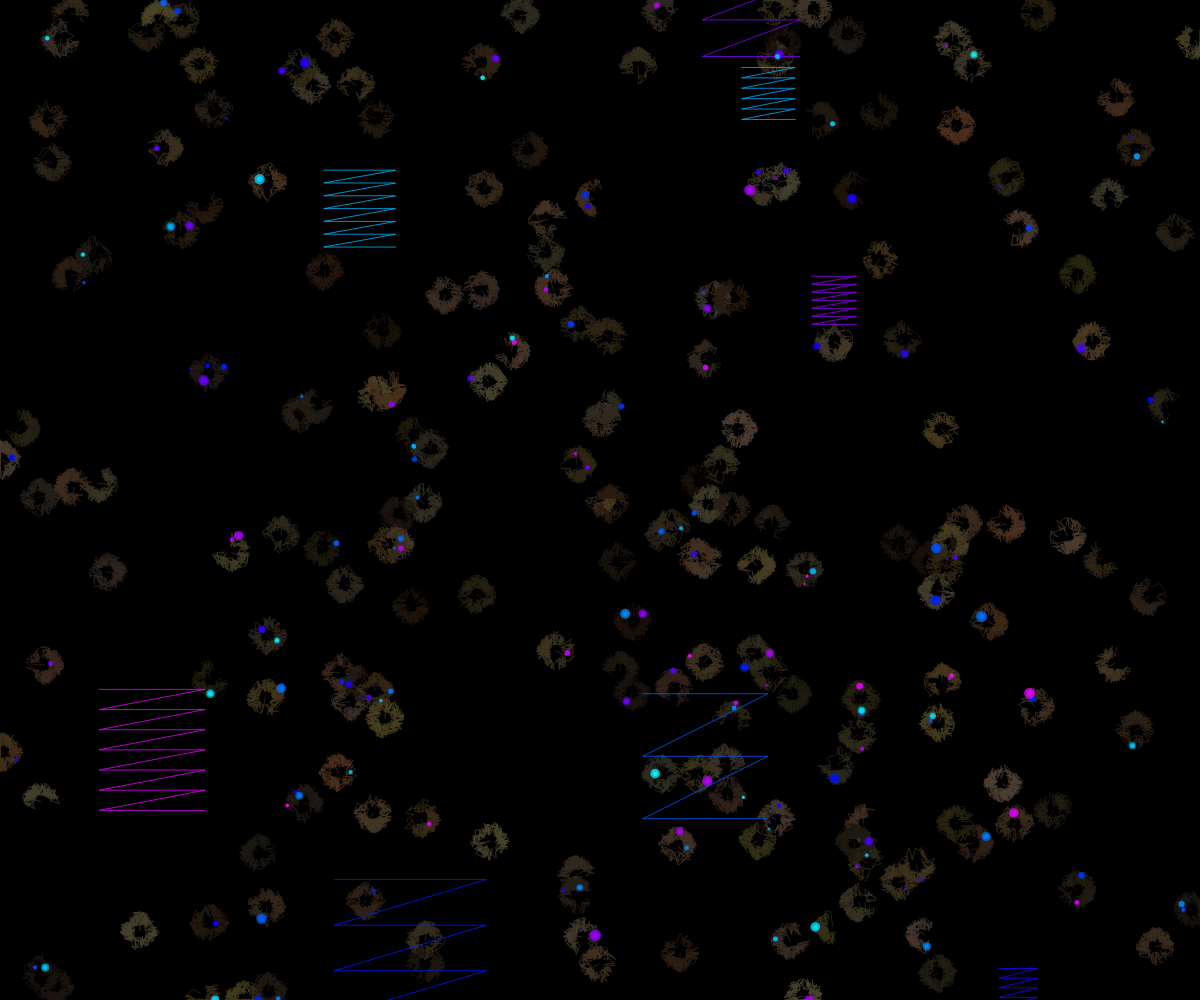
Frame 1 (no input)
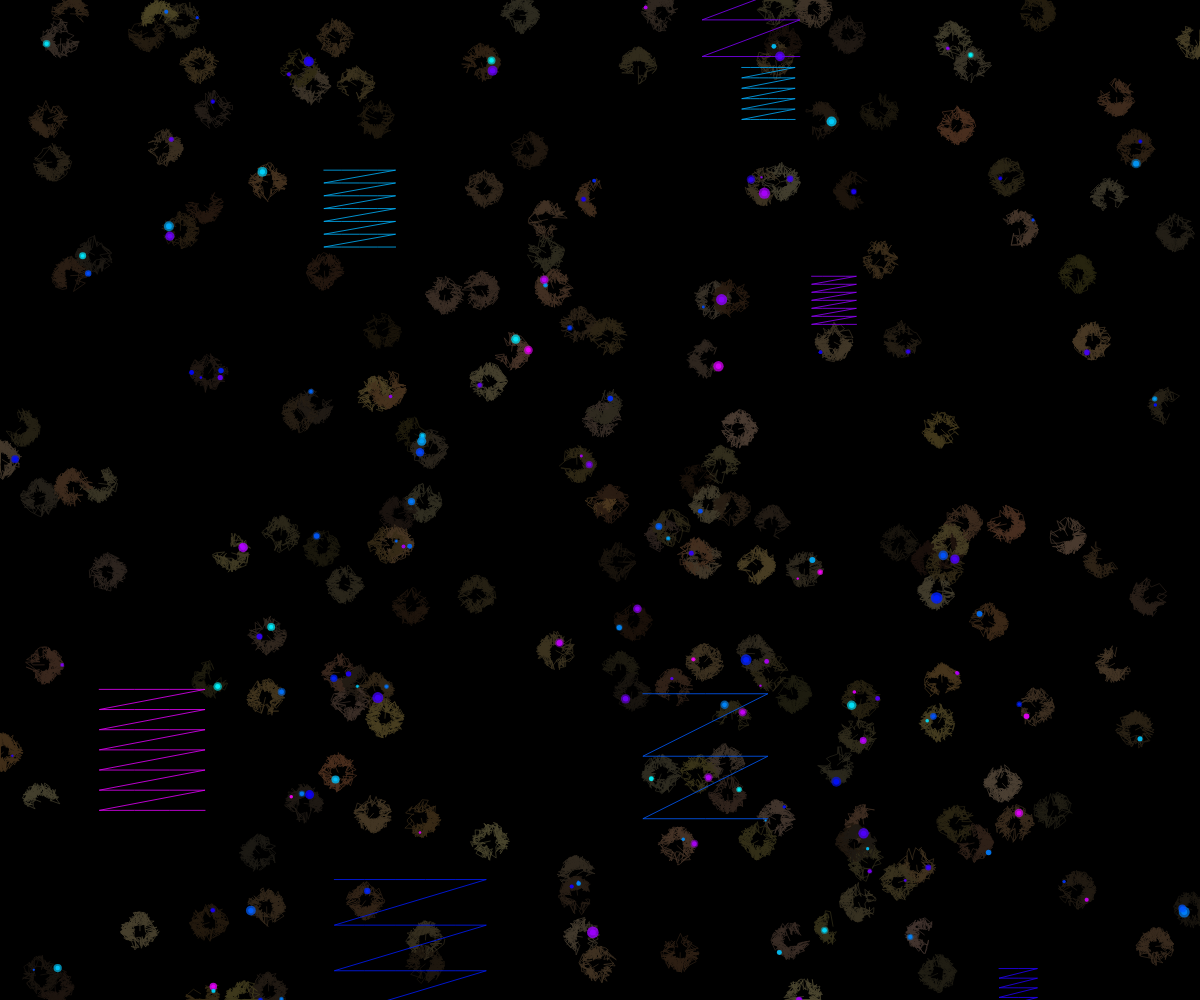
Frame 60 (no input)
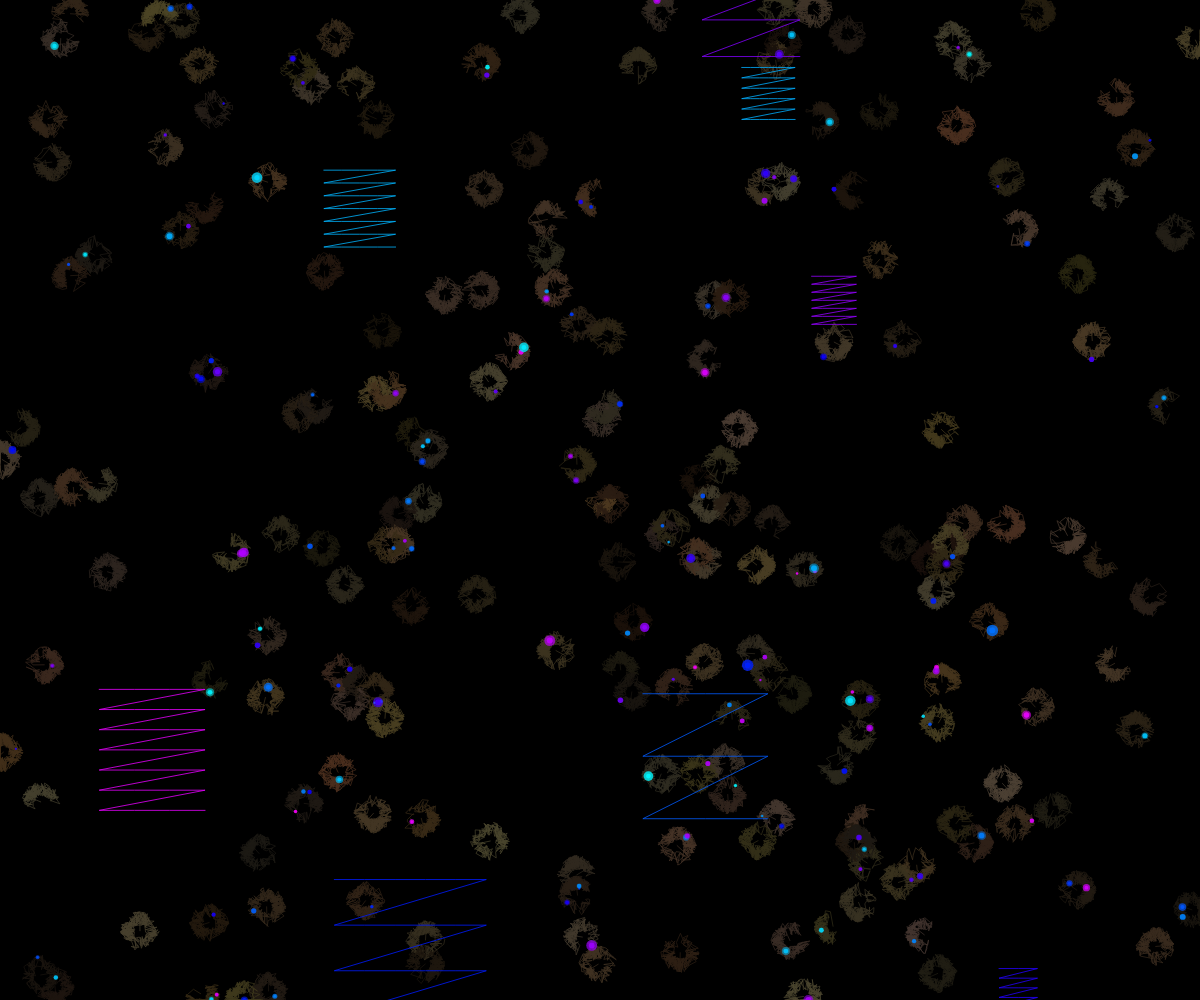
Frame 120 (the mouse pressed at the canvas centre since frame 60)

The p5.js sketch that drew these frames (run headless with seeded random() and noise() and a simulated clock; from frame 60 on, the mouse is pressed at the canvas centre):

// p5.js sketch
// ── sketch.js
let cables = [];
let grids = [];
let particles = [];
const cableCount = 200;
const gridCount = 8;
const particleCount = 150;

function setup() {
  createCanvas(windowWidth, windowHeight);
  colorMode(HSB, 360, 100, 100, 1);

  // Create cables
  for (let i = 0; i < cableCount; i++) {
    cables.push({
      points: [],
      length: random(200, 400),
      hue: random(20, 50), // Dark colors
      sat: random(30, 60),
      bri: random(10, 30)
    });
  }

  // Initialize cable paths
  for (let cable of cables) {
    let x = random(width);
    let y = random(height);
    let z = random(-100, 100);

    cable.points.push(createVector(x, y, z));

    let angle = random(TWO_PI);
    let prevPoint = cable.points[0];
    for (let i = 1; i < cable.length; i++) {
      let dx = cos(angle) * random(5, 20);
      let dy = sin(angle) * random(5, 20);
      let dz = random(-10, 10);

      let newPoint = createVector(
        prevPoint.x + dx,
        prevPoint.y + dy,
        prevPoint.z + dz
      );

      // Keep cables within canvas bounds
      if (newPoint.x < 0 || newPoint.x > width ||
          newPoint.y < 0 || newPoint.y > height ||
          newPoint.z < -200 || newPoint.z > 200) {
        newPoint.x = constrain(newPoint.x, 0, width);
        newPoint.y = constrain(newPoint.y, 0, height);
        newPoint.z = constrain(newPoint.z, -200, 200);
      }

      cable.points.push(newPoint);
      angle += random(-0.5, 0.5);
    }
  }

  // Create grids
  for (let i = 0; i < gridCount; i++) {
    grids.push({
      points: [],
      hue: random(180, 300), // Vibrant colors
      sat: 100,
      bri: 100,
      size: random(50, 200)
    });
  }

  // Initialize grid paths
  for (let grid of grids) {
    let centerX = random(width);
    let centerY = random(height);
    let size = grid.size;
    let rows = floor(random(3, 8));
    let cols = floor(random(3, 8));

    for (let r = 0; r < rows; r++) {
      for (let c = 0; c < cols; c++) {
        let x = centerX - size/2 + (size / cols) * c;
        let y = centerY - size/2 + (size / rows) * r;
        grid.points.push(createVector(x, y));
      }
    }
  }

  // Create particles along cables
  for (let i = 0; i < particleCount; i++) {
    let cableIndex = floor(random(cables.length));
    let pointIndex = floor(random(cables[cableIndex].points.length));
    let pos = cables[cableIndex].points[pointIndex].copy();
    
    particles.push({
      pos: pos,
      cableIndex: cableIndex,
      pointIndex: pointIndex,
      speed: random(0.5, 2),
      hue: random(180, 300), // Vibrant colors
      sat: 100,
      bri: 100,
      size: random(2, 6)
    });
  }
}

function draw() {
  background(0);
  noFill();

  // Draw cables
  strokeWeight(1);
  for (let cable of cables) {
    stroke(cable.hue, cable.sat, cable.bri, 0.7);
    beginShape();
    for (let point of cable.points) {
      vertex(point.x, point.y);
    }
    endShape();
  }

  // Draw grids
  strokeWeight(1);
  for (let grid of grids) {
    stroke(grid.hue, grid.sat, grid.bri, 0.8);
    beginShape();
    for (let point of grid.points) {
      vertex(point.x, point.y);
    }
    endShape();
  }

  // Update and draw particles
  for (let particle of particles) {
    // Move along cable path
    let cable = cables[particle.cableIndex];
    let nextPointIndex = (particle.pointIndex + 1) % cable.points.length;
    let target = cable.points[nextPointIndex];
    
    let dir = p5.Vector.sub(target, particle.pos);
    let distance = dir.mag();
    
    if (distance < 2) {
      particle.pointIndex = nextPointIndex;
    } else {
      dir.normalize();
      dir.mult(particle.speed);
      particle.pos.add(dir);
    }

    // Draw glowing particle
    noStroke();
    fill(particle.hue, particle.sat, particle.bri, 0.9);
    ellipse(particle.pos.x, particle.pos.y, particle.size);
    
    // Add pulse effect
    let pulse = sin(frameCount * 0.1 + particle.pointIndex) * 0.5 + 0.5;
    fill(particle.hue, particle.sat, particle.bri, pulse * 0.8);
    ellipse(particle.pos.x, particle.pos.y, particle.size * (1 + pulse));
  }
}

function windowResized() {
  resizeCanvas(windowWidth, windowHeight);
}
